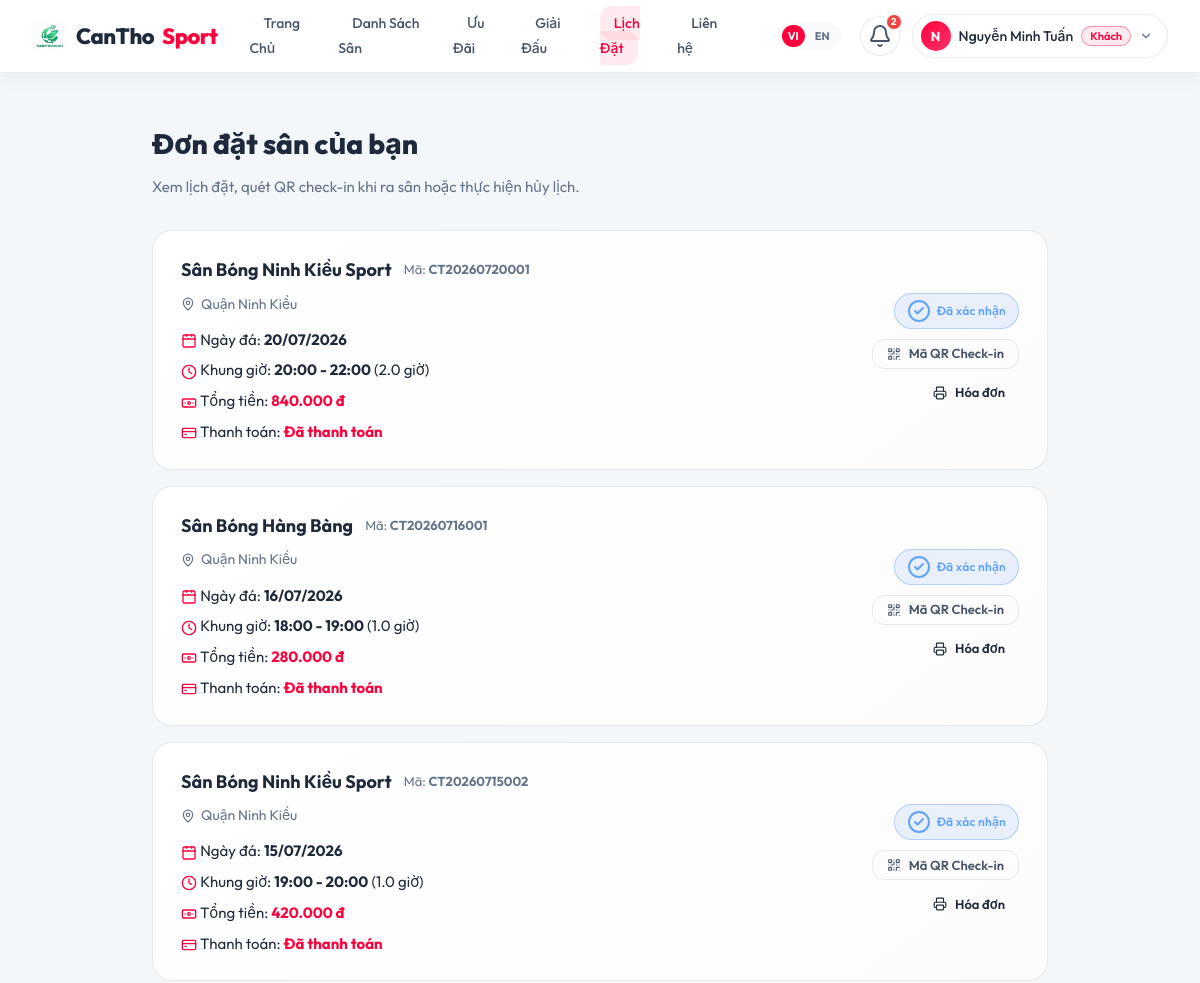
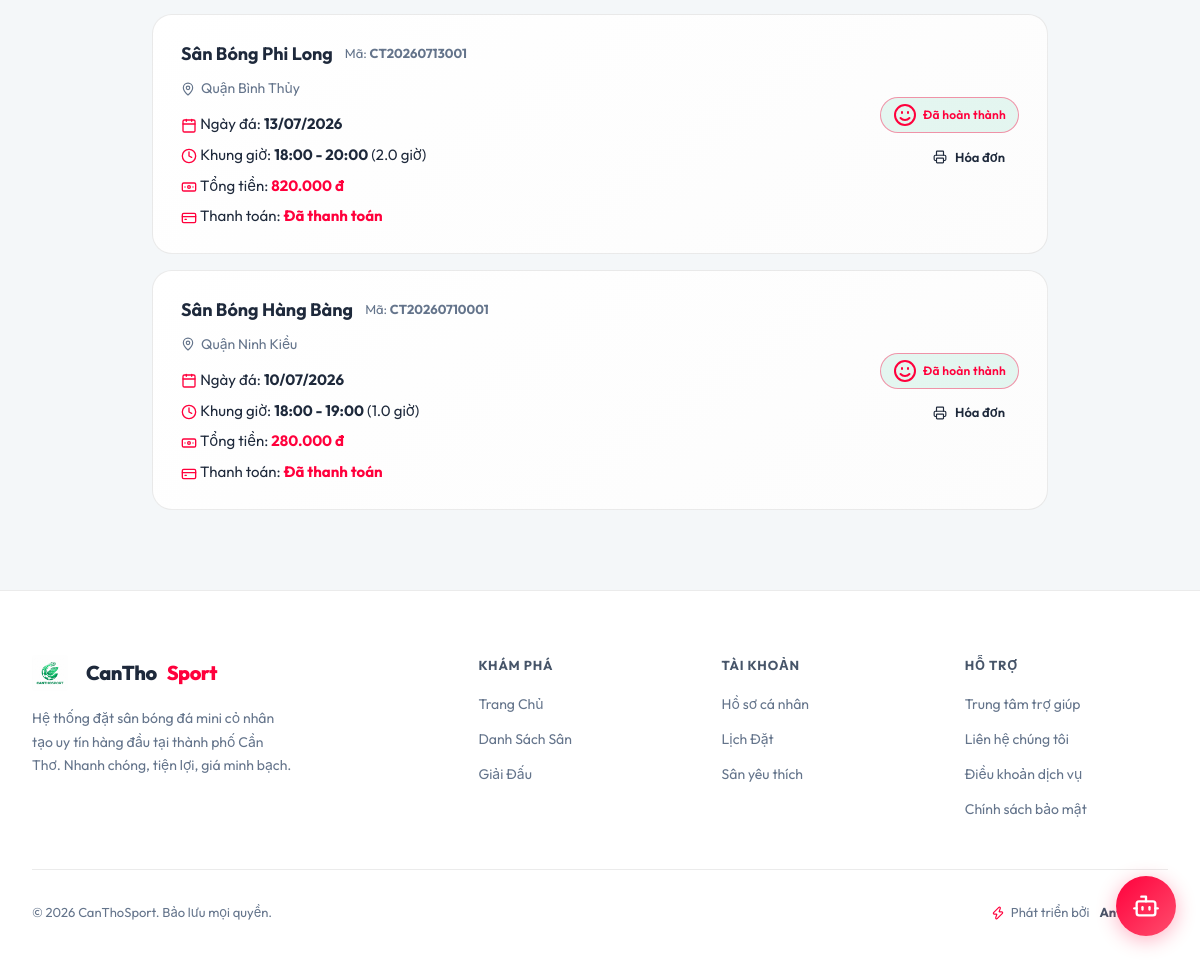
/pages/my_bookings.php (signed in), run on the app's committed database (2 pictures, top to bottom).
### tables this page shows
CREATE TABLE `bookings` (
  `id`           INT(11)       NOT NULL AUTO_INCREMENT,
  `booking_code` VARCHAR(20)   NOT NULL  COMMENT 'Mã đặt sân VD: CT20260715001',
  `field_id`     INT(11)       NOT NULL,
  `user_id`      INT(11)       NOT NULL,
  `booking_date` DATE          NOT NULL,
  `start_time`   TIME          NOT NULL,
  `end_time`     TIME          NOT NULL,
  `duration`     DECIMAL(3,1)  NOT NULL DEFAULT 1 COMMENT 'Số giờ',
  `total_price`  DECIMAL(12,0) NOT NULL,
  `status`       ENUM('pending','confirmed','cancelled','completed','no_show') NOT NULL DEFAULT 'pending',
  `payment_method` ENUM('cash','momo','bank','vnpay') NOT NULL DEFAULT 'cash',
  `payment_status` ENUM('unpaid','paid','refunded') NOT NULL DEFAULT 'unpaid',
  `points_used`     INT(11)      NOT NULL DEFAULT 0  COMMENT 'Số điểm tích lũy đã dùng',
  `discount_amount` DECIMAL(12,0) NOT NULL DEFAULT 0 COMMENT 'Số tiền được giảm từ điểm tích lũy',
  `points_earned`   INT(11)      NOT NULL DEFAULT 0  COMMENT 'Số điểm tích lũy nhận được',
  `note`         TEXT          DEFAULT NULL,
  `qr_code`      VARCHAR(255)  DEFAULT NULL  COMMENT 'Mã QR check-in',
  `cancelled_at` DATETIME      DEFAULT NULL,
  `cancel_reason` VARCHAR(255) DEFAULT NULL,
  `created_at`   TIMESTAMP     NOT NULL DEFAULT CURRENT_TIMESTAMP,
  `updated_at`   TIMESTAMP     NOT NULL DEFAULT CURRENT_TIMESTAMP ON UPDATE CURRENT_TIMESTAMP,
  PRIMARY KEY (`id`),
  UNIQUE KEY `uq_booking_code` (`booking_code`),
  KEY `idx_field_date` (`field_id`, `booking_date`),
  KEY `idx_user`       (`user_id`),
  KEY `idx_status`     (`status`),
  CONSTRAINT `fk_booking_field` FOREIGN KEY (`field_id`) REFERENCES `fields` (`id`),
  CONSTRAINT `fk_booking_user`  FOREIGN KEY (`user_id`)  REFERENCES `users`  (`id`)
);

CREATE TABLE `fields` (
  `id`              INT(11)      NOT NULL AUTO_INCREMENT,
  `owner_id`        INT(11)      NOT NULL,
  `name`            VARCHAR(150) NOT NULL,
  `slug`            VARCHAR(160) NOT NULL,
  `address`         VARCHAR(255) NOT NULL,
  `district`        VARCHAR(100) NOT NULL  COMMENT 'Quận/Huyện tại Cần Thơ',
  `ward`            VARCHAR(100) DEFAULT NULL COMMENT 'Phường/Xã',
  `lat`             DECIMAL(10,8) NOT NULL  COMMENT 'Vĩ độ GPS',
  `lng`             DECIMAL(11,8) NOT NULL  COMMENT 'Kinh độ GPS',
  `type`            ENUM('5v5','7v7','11v11') NOT NULL DEFAULT '5v5',
  `surface`         ENUM('co_nhan_tao','co_tu_nhien','san_xi_mang') NOT NULL DEFAULT 'co_nhan_tao',
  `price_per_hour`  DECIMAL(10,0) NOT NULL  COMMENT 'Giá thuê/giờ (VNĐ)',
  `price_peak`      DECIMAL(10,0) DEFAULT NULL COMMENT 'Giá giờ cao điểm (17h-21h)',
  `description`     TEXT          DEFAULT NULL,
  `phone`           VARCHAR(15)   DEFAULT NULL,
  `open_time`       TIME          NOT NULL DEFAULT '06:00:00',
  `close_time`      TIME          NOT NULL DEFAULT '22:00:00',
  `has_lighting`    TINYINT(1)    NOT NULL DEFAULT 1  COMMENT 'Có đèn chiếu sáng',
  `has_parking`     TINYINT(1)    NOT NULL DEFAULT 1  COMMENT 'Có bãi đỗ xe',
  `has_shower`      TINYINT(1)    NOT NULL DEFAULT 0  COMMENT 'Có phòng tắm',
  `has_canteen`     TINYINT(1)    NOT NULL DEFAULT 0  COMMENT 'Có căn tin',
  `has_rental`      TINYINT(1)    NOT NULL DEFAULT 0  COMMENT 'Cho thuê dụng cụ',
  `cover_image`     VARCHAR(255)  DEFAULT NULL,
  `status`          ENUM('active','inactive','pending') NOT NULL DEFAULT 'pending',
  `discount_percent` INT(11)     NOT NULL DEFAULT 0  COMMENT 'Mức giảm giá (%)',
  `rating`          DECIMAL(2,1)  NOT NULL DEFAULT 0.0,
  `total_reviews`   INT(11)       NOT NULL DEFAULT 0,
  `total_bookings`  INT(11)       NOT NULL DEFAULT 0,
  `created_at`      TIMESTAMP     NOT NULL DEFAULT CURRENT_TIMESTAMP,
  `updated_at`      TIMESTAMP     NOT NULL DEFAULT CURRENT_TIMESTAMP ON UPDATE CURRENT_TIMESTAMP,
  PRIMARY KEY (`id`),
  UNIQUE KEY `uq_slug` (`slug`),
  KEY `idx_owner`    (`owner_id`),
  KEY `idx_district` (`district`),
  KEY `idx_type`     (`type`),
  KEY `idx_status`   (`status`),
  CONSTRAINT `fk_field_owner` FOREIGN KEY (`owner_id`) REFERENCES `users` (`id`) ON DELETE CASCADE
);

### pages/my_bookings.php (the view, shortened to what this page needs)
<?php
require_once '../config/db.php';
$user_id = $_SESSION['user_id'];
try {
    $stmt = $pdo->prepare("
        SELECT b.*, f.name as field_name, f.district as field_district, f.phone as field_phone
        FROM bookings b
        JOIN fields f ON b.field_id = f.id
        WHERE b.user_id = :user_id
        ORDER BY b.booking_date DESC, b.start_time DESC
    ");
    $stmt->execute(['user_id' => $user_id]);
    $bookings = $stmt->fetchAll();
} catch (PDOException $e) {
    die("Lỗi hệ thống: " . $e->getMessage());
}
include '../includes/header.php';
?>
    <div class="container bookings-container">
        <h1 style="font-size: 28px; font-weight: 800; margin-bottom: 8px;">Đơn đặt sân của bạn</h1>
        <p style="color: var(--text-muted); margin-bottom: 30px;">Xem lịch đặt, quét QR check-in khi ra sân hoặc thực hiện hủy lịch.</p>
        <?php if (count($bookings) > 0): ?>
            <div>
                <?php foreach ($bookings as $b): ?>
                    <div class="booking-card">
                        <div>
                            <div style="display: flex; align-items: center; gap: 12px; margin-bottom: 8px;">
                                <h3 style="font-size: 18px; font-weight: 700;"><?php echo htmlspecialchars($b['field_name']); ?></h3>
                                <span style="font-size: 13px; color: var(--text-muted);">Mã: <b><?php echo htmlspecialchars($b['booking_code']); ?></b></span>
                            </div>
                            <p style="font-size: 14px; color: var(--text-muted); margin-bottom: 12px; display: flex; align-items: center; gap: 6px;">
                                <i data-lucide="map-pin" style="width: 14px; height: 14px;"></i>
                                Quận <?php echo htmlspecialchars($b['field_district']); ?>
                            </p>
                            <div style="font-size: 15px; display: flex; flex-direction: column; gap: 6px;">
                                <span><i data-lucide="calendar" style="width: 16px; height: 16px; vertical-align: middle; color: var(--primary);"></i> Ngày đá: <b><?php echo date('d/m/Y', strtotime($b['booking_date'])); ?></b></span>
                                <span><i data-lucide="clock" style="width: 16px; height: 16px; vertical-align: middle; color: var(--primary);"></i> Khung giờ: <b><?php echo date('H:i', strtotime($b['start_time'])); ?> - <?php echo date('H:i', strtotime($b['end_time'])); ?></b> (<?php echo $b['duration']; ?> giờ)</span>
                                <span><i data-lucide="banknote" style="width: 16px; height: 16px; vertical-align: middle; color: var(--primary);"></i> Tổng tiền: <b style="color: var(--primary);"><?php echo number_format($b['total_price'], 0, ',', '.'); ?> đ</b></span>
                                <span><i data-lucide="credit-card" style="width: 16px; height: 16px; vertical-align: middle; color: var(--primary);"></i> Thanh toán: <b><?php echo $b['payment_status'] === 'paid' ? '<span style="color: var(--primary);">Đã thanh toán</span>' : '<span style="color: var(--rating-color);">Chưa thanh toán</span>'; ?></b></span>
                            </div>
                        </div>
                        <div style="display: flex; flex-direction: column; align-items: flex-end; gap: 10px;">
                            <?php if ($b['status'] === 'pending'): ?>
                                <span class="status-badge status-pending"><i data-lucide="clock"></i> Chờ duyệt</span>
                            <?php elseif ($b['status'] === 'confirmed'): ?>
                                <span class="status-badge status-confirmed"><i data-lucide="check-circle2"></i> Đã xác nhận</span>
                            <?php elseif ($b['status'] === 'completed'): ?>
                                <span class="status-badge status-completed"><i data-lucide="smile"></i> Đã hoàn thành</span>
                            <?php elseif ($b['status'] === 'cancelled'): ?>
                                <span class="status-badge status-cancelled"><i data-lucide="x-circle"></i> Đã hủy</span>
                            <?php elseif ($b['status'] === 'no_show'): ?>
                                <span class="status-badge status-noshow"><i data-lucide="alert-triangle"></i> Vắng mặt</span>
                            <?php endif; ?>
                            <?php if ($b['status'] === 'confirmed'): ?>
                                <button class="btn btn-ghost btn-sm" onclick="showQRCode('<?php echo $b['booking_code']; ?>')">
                                    <i data-lucide="qr-code" style="width: 14px; height: 14px;"></i> Mã QR Check-in
                                </button>
                            <?php endif; ?>
                            <?php if (in_array($b['status'], ['confirmed', 'completed'])): ?>
                                <a href="invoice.php?booking_id=<?php echo $b['id']; ?>" target="_blank" class="btn btn-secondary btn-sm">
                                    <i data-lucide="printer" style="width: 14px; height: 14px;"></i> Hóa đơn
                                </a>
                            <?php endif; ?>
                        </div>
                    </div>
                <?php endforeach; ?>
            </div>
        <?php endif; ?>
    </div>
<?php include '../includes/footer.php'; ?>

### assets/css/style.css (style rules this page uses)
:root { --primary: #ff003c; --primary-dark: #d40032; --primary-light: #ff3366; --primary-glow: rgba(255, 0, 60, 0.18); --primary-subtle: rgba(255, 0, 60, 0.08); --accent: #0055ff; --accent-glow: rgba(0, 85, 255, 0.15); --bg-main: #f4f7f9; --bg-layer1: #ffffff; --bg-card: #ffffff; --bg-card-hover: #f8fafc; --bg-input: #ffffff; --text-main: #1e293b; --text-secondary: #475569; --text-muted: #64748b; --text-inverse: #ffffff; --border: rgba(0, 0, 0, 0.08); --border-hover: rgba(0, 0, 0, 0.15); --border-primary: rgba(255, 0, 60, 0.40); --rating-color: #f59e0b; --error-color: #ef4444; --success-color: #10b981; --grad-primary: linear-gradient(135deg, #ff003c 0%, #ff3366 100%); --grad-hero: radial-gradient(ellipse 80% 50% at 50% -20%, rgba(255,0,60,0.15) 0%, transparent 60%); --grad-card: linear-gradient(145deg, #ffffff 0%, #fcfcfc 100%); --font: 'Outfit', -apple-system, BlinkMacSystemFont, 'Segoe UI', sans-serif; --ease: cubic-bezier(0.4, 0, 0.2, 1); --transition: all 0.25s var(--ease); --transition-slow:all 0.45s var(--ease); --r-sm: 8px; --r-md: 12px; --r-lg: 16px; --r-xl: 20px; --r-2xl: 28px; --shadow-sm: 0 1px 3px rgba(0,0,0,0.05); --shadow-md: 0 4px 16px rgba(0,0,0,0.08); --shadow-lg: 0 12px 30px rgba(0,0,0,0.12); --shadow-primary: 0 8px 24px rgba(255,0,60,0.25); }
*, *::before, *::after { box-sizing: border-box; margin: 0; padding: 0; }
html { scroll-behavior: smooth; }
body { background-color: var(--bg-main); color: var(--text-main); font-family: var(--font); font-size: 15px; line-height: 1.65; min-height: 100vh; -webkit-font-smoothing: antialiased; }
a { text-decoration: none; color: inherit; }
button { font-family: var(--font); }
.container { max-width: 1280px; margin: 0 auto; padding: 0 32px; }
.btn { display: inline-flex; align-items: center; justify-content: center; gap: 8px; padding: 10px 20px; border-radius: var(--r-lg); font-family: var(--font); font-size: 14px; font-weight: 600; cursor: pointer; border: none; outline: none; transition: var(--transition); white-space: nowrap; text-decoration: none; line-height: 1; }
.btn-ghost { background: transparent; color: var(--text-secondary); border: 1px solid var(--border); }
.btn-sm { padding: 7px 14px; font-size: 13px; border-radius: var(--r-md); }
.bookings-container { max-width: 960px; margin: 48px auto 80px; }
.booking-card { background-color: var(--bg-card); border: 1px solid var(--border); border-radius: var(--r-xl); padding: 24px 28px; margin-bottom: 16px; display: flex; justify-content: space-between; align-items: center; gap: 24px; transition: var(--transition); background-image: var(--grad-card); }
.status-badge { display: inline-flex; align-items: center; gap: 6px; padding: 5px 12px; border-radius: 40px; font-size: 12px; font-weight: 600; letter-spacing: 0.2px; }
.status-confirmed { background: rgba(59,130,246,0.1); color: #60a5fa; border: 1px solid rgba(59,130,246,0.3); }
.status-completed { background: rgba(16,185,129,0.1); color: var(--primary); border: 1px solid var(--border-primary); }
.btn { transition: all 0.3s cubic-bezier(0.4, 0, 0.2, 1); }

### data on the page
bookings: field.name "Sân Bóng Ninh Kiều Sport", booking_code "CT20260720001", field.district "Ninh Kiều", booking_date "20/07/2026", start_time "20:00", end_time "22:00", duration "2.0", total_price "840.000", payment_status "Đã thanh toán", status "confirmed" (drawn)
bookings: field.name "Sân Bóng Hàng Bàng", booking_code "CT20260716001", field.district "Ninh Kiều", booking_date "16/07/2026", start_time "18:00", end_time "19:00", duration "1.0", total_price "280.000", payment_status "Đã thanh toán", status "confirmed" (drawn)
bookings: field.name "Sân Bóng Ninh Kiều Sport", booking_code "CT20260715002", field.district "Ninh Kiều", booking_date "15/07/2026", start_time "19:00", end_time "20:00", duration "1.0", total_price "420.000", payment_status "Đã thanh toán", status "confirmed" (drawn)
bookings: field.name "Sân Bóng Phi Long", booking_code "CT20260713001", field.district "Bình Thủy", booking_date "13/07/2026", start_time "18:00", end_time "20:00", duration "2.0", total_price "820.000", payment_status "Đã thanh toán", status "completed" (drawn)
bookings: field.name "Sân Bóng Hàng Bàng", booking_code "CT20260710001", field.district "Ninh Kiều", booking_date "10/07/2026", start_time "18:00", end_time "19:00", duration "1.0", total_price "280.000", payment_status "Đã thanh toán", status "completed" (drawn)

### other printed values
__trans('home') "Trang Chủ"
__trans('fields_list') "Danh Sách Sân"
__trans('offers') "Ưu Đãi"
__trans('events') "Giải Đấu"
__trans('my_bookings') "Lịch Đặt"
$unread_notifications "2"
mb_strtoupper(mb_substr($_SESSION['user_full_name'], 0, 1)) "N"
$_SESSION['user_full_name'] "Nguyễn Minh Tuấn"
__trans('footer_desc') "Hệ thống đặt sân bóng đá mini cỏ nhân tạo uy tín hàng đầu tại thành phố Cần Thơ. Nhanh chóng, tiện lợi, giá minh bạch."
__trans('explore') "KHÁM PHÁ"
__trans('account') "TÀI KHOẢN"
__trans('profile') "Hồ sơ cá nhân"
__trans('favorites') "Sân yêu thích"
__trans('support') "HỖ TRỢ"
__trans('help_center') "Trung tâm trợ giúp"
